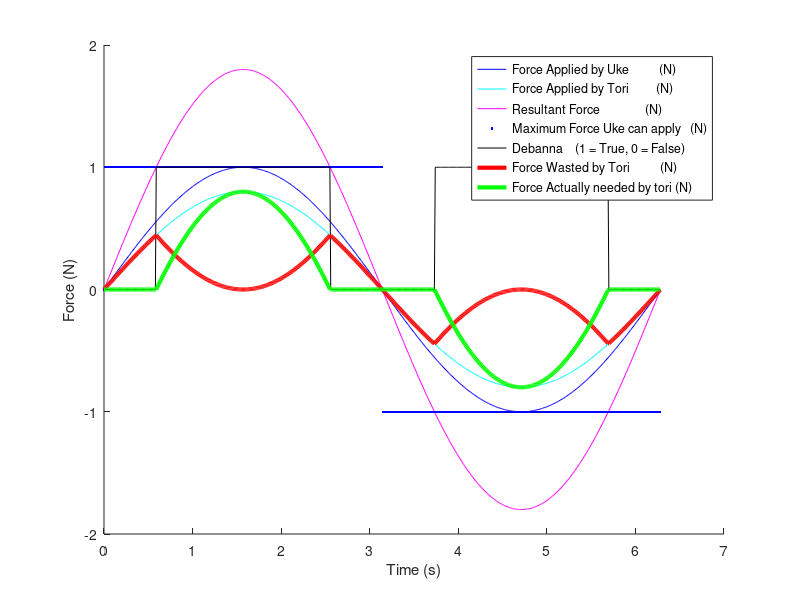

Recreate this plot in MATLAB. (Note: this script raises an error after producing the figure.)
clear; clc; close all;

tmin = 0;
tmax = 2*pi;
dt   = 0.01;

t = tmin:dt:tmax;

Uke_Max_Force = 1;
Uke_Force     = Uke_Max_Force.*sin(t);
Uke_Direction = sign(Uke_Force);
Uke_Max_Array = Uke_Max_Force.*Uke_Direction;

Tori_Max_Force = 0.8;
Tori_Force     = Tori_Max_Force.*sin(t);
Tori_Max_array = Tori_Max_Force.*ones(1,length(t));

Result_Force     = Uke_Force + Tori_Force;
Result_Direction = sign(Result_Force); 

Debanna = abs(Result_Force) > Uke_Max_Force;

Wasted_Force =   not(Debanna).*Tori_Force ...
               + Debanna     .*(Uke_Max_Array - Uke_Force);
           
Needed_Force = Tori_Force - Wasted_Force;

figure(1)
hold on
plot(t, Uke_Force, 'b');
plot(t, Tori_Force, 'c');
plot(t, Result_Force, 'm');
plot(t, Uke_Max_Array, '.b');
plot(t, Debanna, 'color', 'k');
plot(t, Wasted_Force, 'color', 'r', 'LineWidth', 3);
plot(t, Needed_Force, 'color', 'g', 'LineWidth', 3);
hold off

legend('Force Applied by Uke          (N)', ...
       'Force Applied by Tori         (N)', ...
       'Resultant Force               (N)', ...
       'Maximum Force Uke can apply   (N)', ...
       'Debanna    (1 = True, 0 = False)', ...
       'Force Wasted by Tori          (N)', ...
       'Force Actually needed by tori (N)');
   
xlabel('Time (s)');
ylabel('Force (N)');

Wasted_Impulse = trapz(t,abs(Wasted_Force));
Needed_Impulse = trapz(t,abs(Needed_Force));

sz_eq_freqs_with_respect_to_phi
